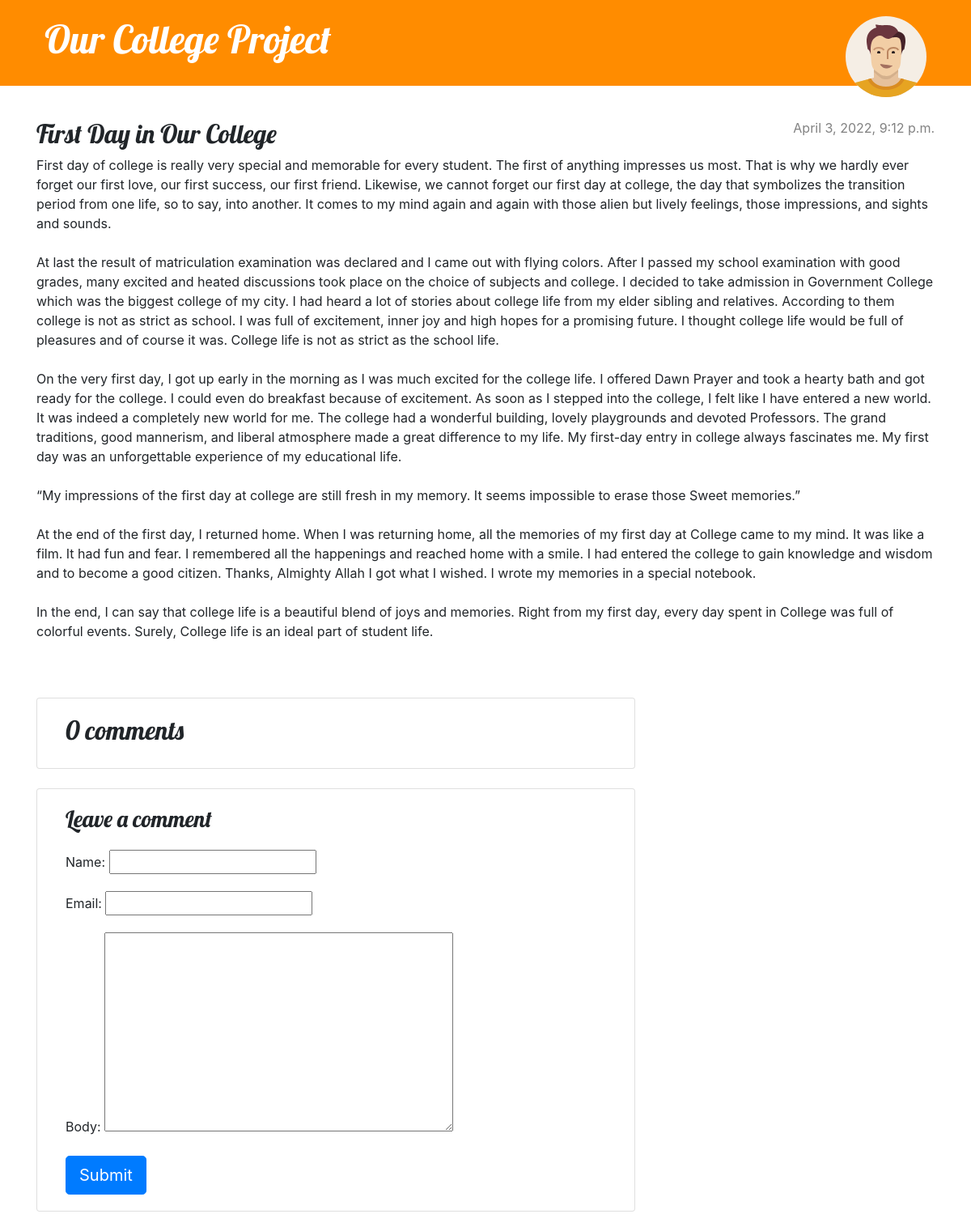
Screenshot of /post/8 with the database file from the repository.
### blog/models.py (models this page shows, shortened)
class Post(models.Model):
    author = models.ForeignKey(settings.AUTH_USER_MODEL, on_delete=models.CASCADE)
    title = models.CharField(max_length=200)
    text = models.TextField()
    created_date = models.DateTimeField(default=timezone.now)
    published_date = models.DateTimeField(blank=True, null=True)

### blog/views.py (the view)
# urls.py: path('post/<int:pk>', views.post_detail, name = 'post_detail'),
def post_detail(request,pk):
    post = get_object_or_404(Post, pk=pk)
    comments = post.comments.filter(active=True)
    new_comment = None
    if request.method == 'POST':
        comment_form = CommentForm(data=request.POST)
        if comment_form.is_valid():
            new_comment = comment_form.save(commit=False)
            new_comment.post = post
            new_comment.save()
    else:
        comment_form = CommentForm()
    return render(request, 'blog/post_detail.html', {'post': post, 'comments': comments, 'new_comment': new_comment, 'comment_form': comment_form})

### blog/forms.py
class CommentForm(forms.ModelForm):
    class Meta:
        model = Comment
        fields = ('name', 'email', 'body',)

### blog/templates/blog/post_detail.html (shortened to what this page needs)
{% extends 'blog/base.html' %}
{% block content %}
<article class="post">
    {% if post.published_date %}
    <time class="date">
        {{ post.published_date }}
    </time>
    {% endif %}
    <h2>{{ post.title }}</h2>
    <p>{{ post.text|linebreaksbr }}</p>
</article>
<div class="col-md-8 card mb-4  mt-3 ">
    <div class="card-body">
        <h2>{{ comments.count }} comments</h2>
    </div>
</div>
<div class="col-md-8 card mb-4  mt-3 ">
    <div class="card-body">
        {% if new_comment %}
        <div class="alert alert-success" role="alert">
            Your comment is awaiting moderation
        </div>
        {% else %}
        <h3>Leave a comment</h3>
        <form method="post" style="margin-top: 1.3em;">
            {{ comment_form.as_p }}
            <button type="submit" class="btn btn-primary  btn-lg">Submit</button>
        </form>
        {% endif %}
    </div>
</div>
</div>
</div>
{% endblock content %}

### blog/static/css/blog.css (style rules this page uses)
h1, h2, h3, h4 { font-family: 'Lobster'; }
.date { color: #828282; }
.post { margin-bottom: 70px; }
.post > .date, .post > .actions { float: right; }

### rows the page displays
Post: published_date "April 3, 2022, 9:12 p.m.", title "First Day in Our College", text "First day of college is really very special and memorable for every student. The first of anything impresses us most. That is why we hardly ever forget our first love, our first success, our first friend. Likewise, we cannot forget our first day at college, the day that symbolizes the transition period from one life, so to say, into another. It comes to my mind again and again with those alien but lively feelings, those impressions, and sights and sounds. At last the result of matriculation examination was declared and I came out with flying colors. After I passed my school examination with good grades, many excited and heated discussions took place on the choice of subjects and college. I…"

### other values shown
{{ comments.count }} "0"
